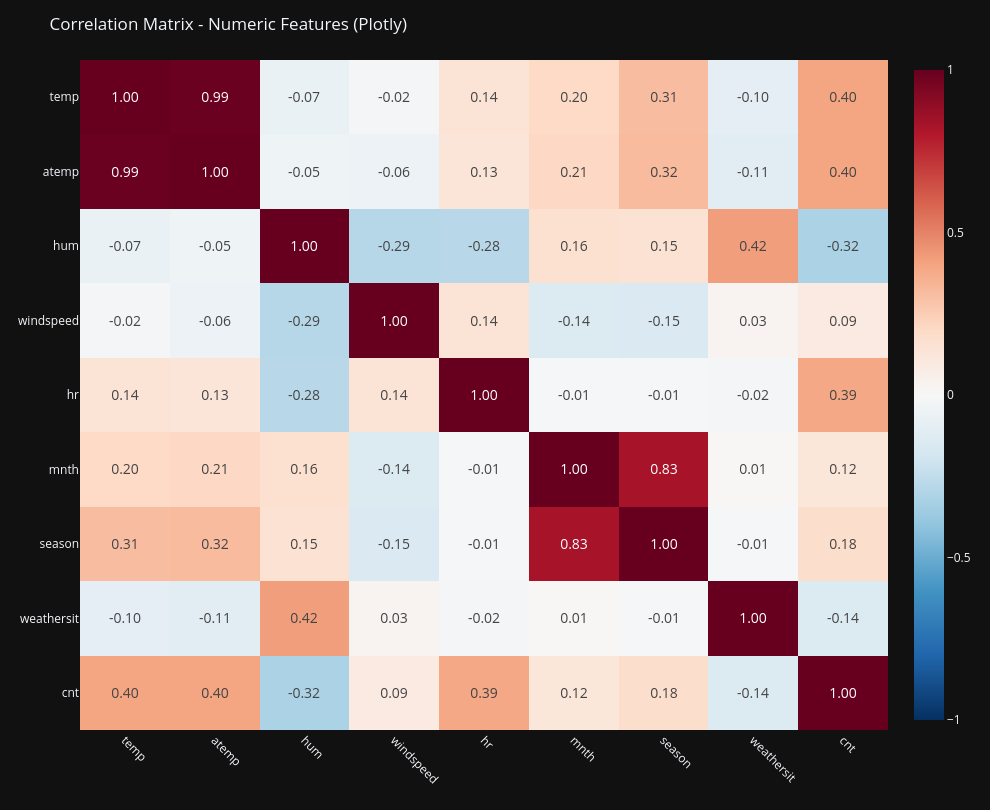

Notebook source saved alongside this figure:
### Code cell
# If needed once:
# !pip install plotly

import plotly.express as px
import numpy as np

numeric_cols = ['temp', 'atemp', 'hum', 'windspeed', 'hr', 'mnth', 'season', 'weathersit', 'cnt']

# Build correlation matrix
corr_matrix = df[numeric_cols].astype(float).corr()

# Optional safety in case any NaN appears
corr_matrix = corr_matrix.fillna(0).round(2)

n = len(corr_matrix.columns)

fig = px.imshow(
    corr_matrix,
    text_auto=".2f",                 # prints all correlation scores
    color_continuous_scale="RdBu_r",
    zmin=-1,
    zmax=1,
    aspect="auto"
)

fig.update_layout(
    title="Correlation Matrix - Numeric Features (Plotly)",
    width=max(800, n * 110),
    height=max(700, n * 90),
    xaxis_tickangle=45
)

# Make annotation text readable for bigger matrices
fig.update_traces(textfont={"size": max(8, min(14, int(280 / n)))})

fig.show()

### Figure 1 — Plotly figure (JSON) as saved in the notebook; plotly's stock layout.template omitted (floating-point values rounded to 4 significant figures)
{"data": [{"coloraxis": "coloraxis", "name": "0", "texttemplate": "%{z:.2f}", "x": ["temp", "atemp", "hum", "windspeed", "hr", "mnth", "season", "weathersit", "cnt"], "y": ["temp", "atemp", "hum", "windspeed", "hr", "mnth", "season", "weathersit", "cnt"], "z": [[1.0, 0.99, -0.07, -0.02, 0.14, 0.2, 0.31, -0.1, 0.4], [0.99, 1.0, -0.05, -0.06, 0.13, 0.21, 0.32, -0.11, 0.4], [-0.07, -0.05, 1.0, -0.29, -0.28, 0.16, 0.15, 0.42, -0.32], [-0.02, -0.06, -0.29, 1.0, 0.14, -0.14, -0.15, 0.03, 0.09], [0.14, 0.13, -0.28, 0.14, 1.0, -0.01, -0.01, -0.02, 0.39], [0.2, 0.21, 0.16, -0.14, -0.01, 1.0, 0.83, 0.01, 0.12], [0.31, 0.32, 0.15, -0.15, -0.01, 0.83, 1.0, -0.01, 0.18], [-0.1, -0.11, 0.42, 0.03, -0.02, 0.01, -0.01, 1.0, -0.14], [0.4, 0.4, -0.32, 0.09, 0.39, 0.12, 0.18, -0.14, 1.0]], "type": "heatmap", "xaxis": "x", "yaxis": "y", "hovertemplate": "x: %{x}<br>y: %{y}<br>color: %{z}<extra></extra>", "textfont": {"size": 14}}], "layout": {"xaxis": {"anchor": "y", "domain": [0.0, 1.0], "tickangle": 45}, "yaxis": {"anchor": "x", "domain": [0.0, 1.0], "autorange": "reversed"}, "coloraxis": {"colorscale": [[0.0, "rgb(5,48,97)"], [0.1, "rgb(33,102,172)"], [0.2, "rgb(67,147,195)"], [0.3, "rgb(146,197,222)"], [0.4, "rgb(209,229,240)"], [0.5, "rgb(247,247,247)"], [0.6, "rgb(253,219,199)"], [0.7, "rgb(244,165,130)"], [0.8, "rgb(214,96,77)"], [0.9, "rgb(178,24,43)"], [1.0, "rgb(103,0,31)"]], "cmin": -1, "cmax": 1}, "margin": {"t": 60}, "title": {"text": "Correlation Matrix - Numeric Features (Plotly)"}, "width": 990, "height": 810}}
